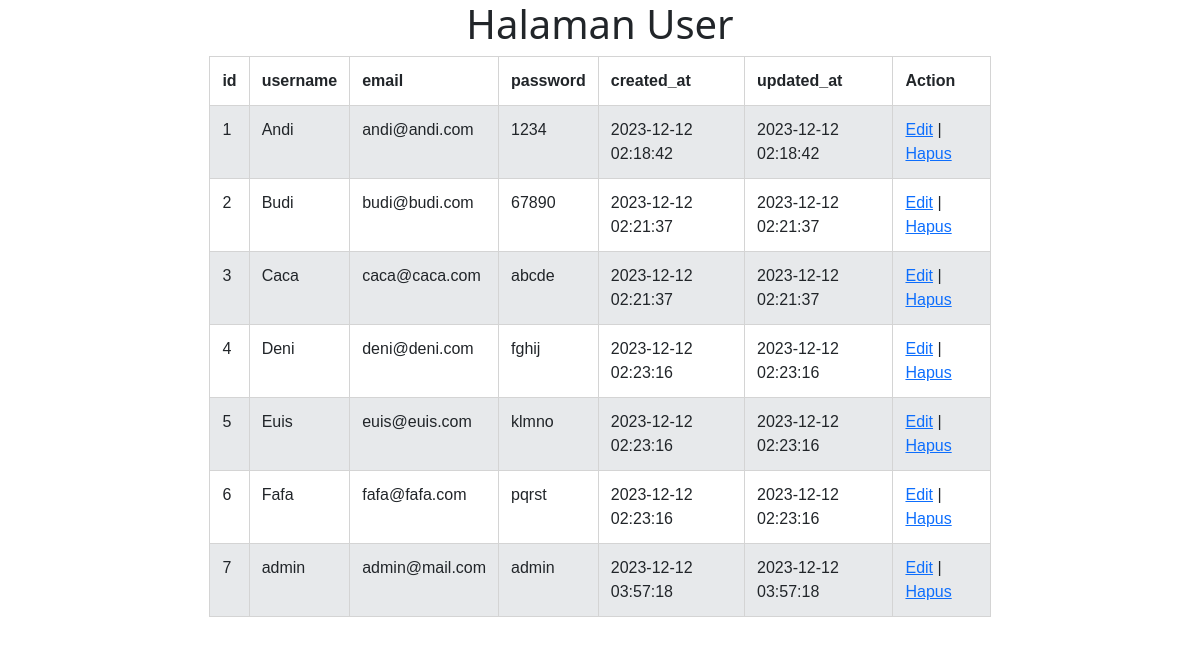
The page /users.php on the database its author committed.
### tables this page shows
CREATE TABLE `users` (
  `id` int(11) NOT NULL,
  `username` varchar(50) DEFAULT NULL,
  `email` varchar(50) DEFAULT NULL,
  `password` varchar(50) DEFAULT NULL,
  `created_at` timestamp NULL DEFAULT current_timestamp(),
  `updated_at` timestamp NULL DEFAULT current_timestamp()
);

### users.php (the view, shortened to what this page needs)
<!DOCTYPE html>
<html lang="en">
<head>
    <link href="https://cdn.jsdelivr.net/npm/bootstrap@5.3.2/dist/css/bootstrap.min.css" rel="stylesheet">
<body>
    <div class="container">
        <h1 class="text-center">Halaman User</h1>
    </div>
<?php
    $username = "root";
    $password = "";
    $database = "sekolahku";
    $con = mysqli_connect($hostname, $username, $password, $database);
    $sql = "SELECT id, username, email, password, created_at, updated_at FROM users";
    $result = mysqli_query($con, $sql);
    if(mysqli_num_rows($result) > 0)
    {
        echo '<div class="container">';
        echo '<table> <tr> <th> id </th> <th> username </th> <th> email </th> <th> password </th> <th> created_at </th>  <th> updated_at </th> <th> Action </th></tr>';
       while($row = mysqli_fetch_assoc($result)){
           echo "<td>".$row['id']."</td>";
            echo "<td>".$row['username']."</td>";
            echo "<td>".$row['email']."</td>";
            echo "<td>".$row['password']."</td>";
            echo "<td>".$row['created_at']."</td>";
            echo "<td>".$row['updated_at']."</td>";
            echo "<td>";
            echo "<a href='form-edit.php?id=".$row['id']."'>Edit</a> | ";
            echo "<a href='hapus.php?id=".$row['id']."'>Hapus</a>";
            echo "</td>";
       }
       echo '</table>';
    }
    else
    {
        echo "0 results";
    }
?>
</body>
</html>

### users.php (style rules this page uses)
table { width: 70%; margin: auto; font-family: Arial, Helvetica, sans-serif; }
table, tr, th, td { border: 1px solid #d4d4d4; border-collapse: collapse; padding: 12px; }
th, td { text-align: left; vertical-align: top; }

### rows shown on the page
users: id "1", username "Andi", email "andi@andi.com", password "1234", created_at "2023-12-12 02:18:42", updated_at "2023-12-12 02:18:42"
users: id "2", username "Budi", email "budi@budi.com", password "67890", created_at "2023-12-12 02:21:37", updated_at "2023-12-12 02:21:37"
users: id "3", username "Caca", email "caca@caca.com", password "abcde", created_at "2023-12-12 02:21:37", updated_at "2023-12-12 02:21:37"
users: id "4", username "Deni", email "deni@deni.com", password "fghij", created_at "2023-12-12 02:23:16", updated_at "2023-12-12 02:23:16"
users: id "5", username "Euis", email "euis@euis.com", password "klmno", created_at "2023-12-12 02:23:16", updated_at "2023-12-12 02:23:16"
users: id "6", username "Fafa", email "fafa@fafa.com", password "pqrst", created_at "2023-12-12 02:23:16", updated_at "2023-12-12 02:23:16"
users: id "7", username "admin", email "admin@mail.com", password "admin", created_at "2023-12-12 03:57:18", updated_at "2023-12-12 03:57:18"
